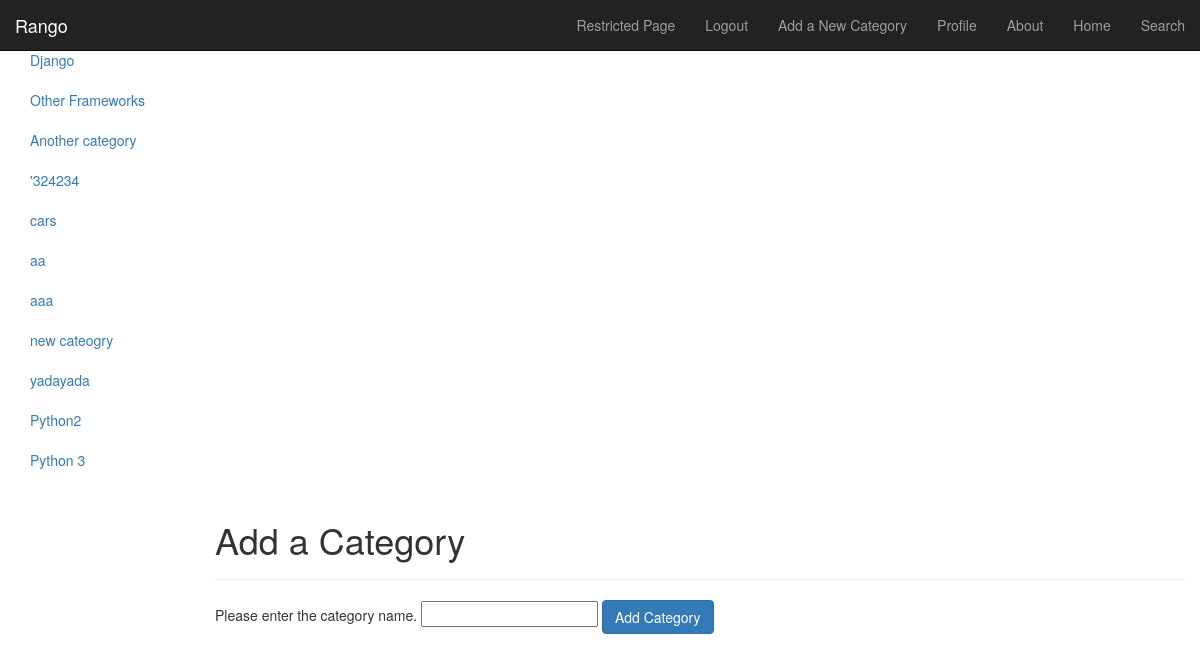
The app's page /rango/add_category/ (signed in) with its own data.
### rango/models.py (models this page shows, shortened)
class Category(models.Model):
	name = models.CharField(max_length=128, unique=True)
	views = models.IntegerField(default=0)
	likes = models.IntegerField(default=0)
	slug = models.SlugField(unique=True)
	class Meta:
		verbose_name_plural = "categories"

### rango/views.py (the view)
# urls.py: url(r'add_category/$', views.add_category, name='add_category'),
@login_required
def add_category(request):
	if request.method == 'POST':
		form = CategoryForm(request.POST)
		if form.is_valid():
			form.save(commit=True)
			return index(request)
		else:
			print(form.errors)
	else:
		form = CategoryForm()
	return render(request, 'rango/add_category.html', {'form': form})

### rango/forms.py
class CategoryForm(forms.ModelForm):
	name = forms.CharField(max_length=128, help_text="Please enter the category name.")
	views = forms.IntegerField(widget=forms.HiddenInput(), initial=0)
	likes = forms.IntegerField(widget=forms.HiddenInput(), initial=0)
	slug = forms.CharField(widget=forms.HiddenInput(), required=False)
	class Meta:
		model = Category
		fields = ('name',)

### rango/templatetags/rango_extras.py (called while the page is built)
@register.inclusion_tag('rango/cats.html')
def get_category_list(cat=None):
	return {'cats': Category.objects.all(), 'act_cat': cat}

### templates/rango/add_category.html (shortened to what this page needs)
{% extends 'rango/base.html' %}
{% load staticfiles %}
{% block body_block %}
	<div class="page-header">
	<h1>Add a Category</h1>
	</div>
	<form id="category_form" method="post" action="/rango/add_category/">
		{% for field in form.visible_fields %}
			{{ field.help_text }}
			{{ field }}
		{% endfor %}
		<button class="btn btn-primary" type="submit" name="submit">Add Category</button>
	</form>
{% endblock %}

### templates/rango/cats.html
<ul class="nav nav-sidebar">
{% if cats %}
		{% for c in cats %}
			{% if c == act_cat %} <li class="active">
			{% else %} <li>
			{% endif %}
			<a href="{% url 'category' c.slug %}">{{ c.name }}</a></li>
		{% endfor %}
{% else %}
	<li> <strong> There are no categories present.</strong></li>
{% endif %}
</ul>

### records on screen
Category: name "Django"
Category: name "Other Frameworks"
Category: name "Another category"
Category: name "'324234"
Category: name "cars"
Category: name "aa"
Category: name "aaa"
Category: name "new cateogry"
Category: name "yadayada"
Category: name "Python2"
Category: name "Python 3"

### other values on screen
{{ field.help_text }} "Please enter the category name."
